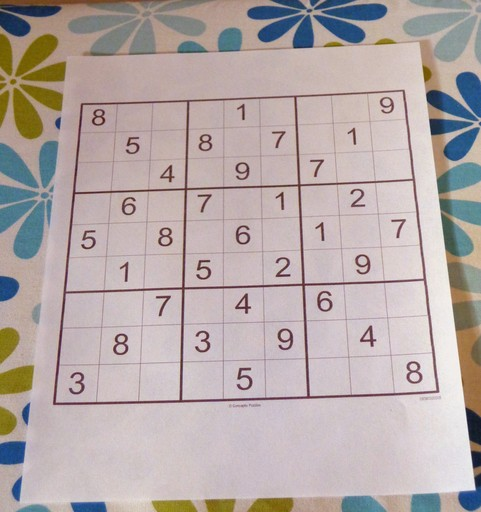
#> input picture test.jpeg, 481 x 512 px
$ python -i utilities.py   (imports and definitions only)
#> lines starting #> are read from the running program, lines starting #| are printed output that depends on the picture; after the words box and inside, x2 and y2 are one past the last pixel; in counts of white or black regions, pixels touching at a corner belong together
import cv2

import numpy as np

import operator


# [14 lines left out: functions distance_between, small_sq, not called in this run]


def get_image(str):
#> called with str = 'test.jpeg'
    im = cv2.imread(str)
#> im is the input picture: shape (512, 481, 3); mean B, G, R 168.2, 169.5, 181.2
    # proc = cv2.GaussianBlur(im, (9, 9), 0)
    proc = cv2.GaussianBlur(im, (9, 9), 0)
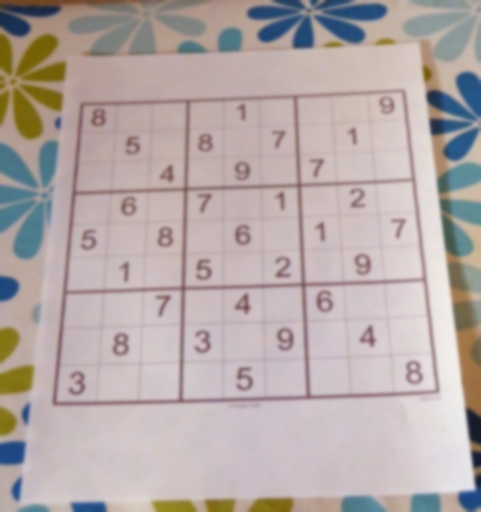
#> proc: shape (512, 481, 3); mean B, G, R 168.2, 169.5, 181.2
    proc = cv2.cvtColor(proc, cv2.COLOR_BGR2GRAY)
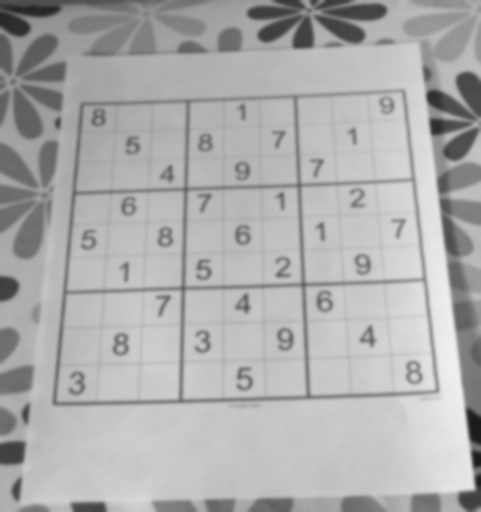
#> proc: shape (512, 481); min 26, max 239, mean 172.8
    proc = cv2.adaptiveThreshold(proc, 255, cv2.ADAPTIVE_THRESH_GAUSSIAN_C, cv2.THRESH_BINARY, 11, 2)
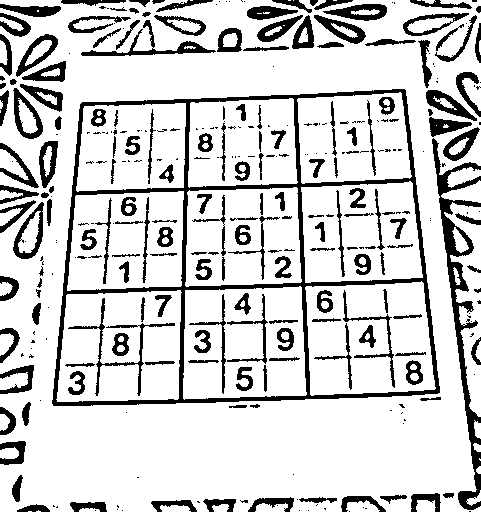
#> proc: shape (512, 481); 81.2% white; 323 black regions (148 under 20 px), largest, box (x1, y1, x2, y2) and area: (52, 89, 440, 406) 10468, (432, 138, 481, 510) 3692, (81, 20, 216, 56) 819
    proc = cv2.bitwise_not(proc, proc)
    # kernel = np.array([[0., 1., 0.], [1., 1., 1.], [0., 1., 0.]], np.uint8)
    # proc = cv2.dilate(proc, kernel)
    return proc, im


# [51 lines left out: functions get_puzzle, get_out, get_num_contour, not called in this run]

>>> result = get_image('test.jpeg')
